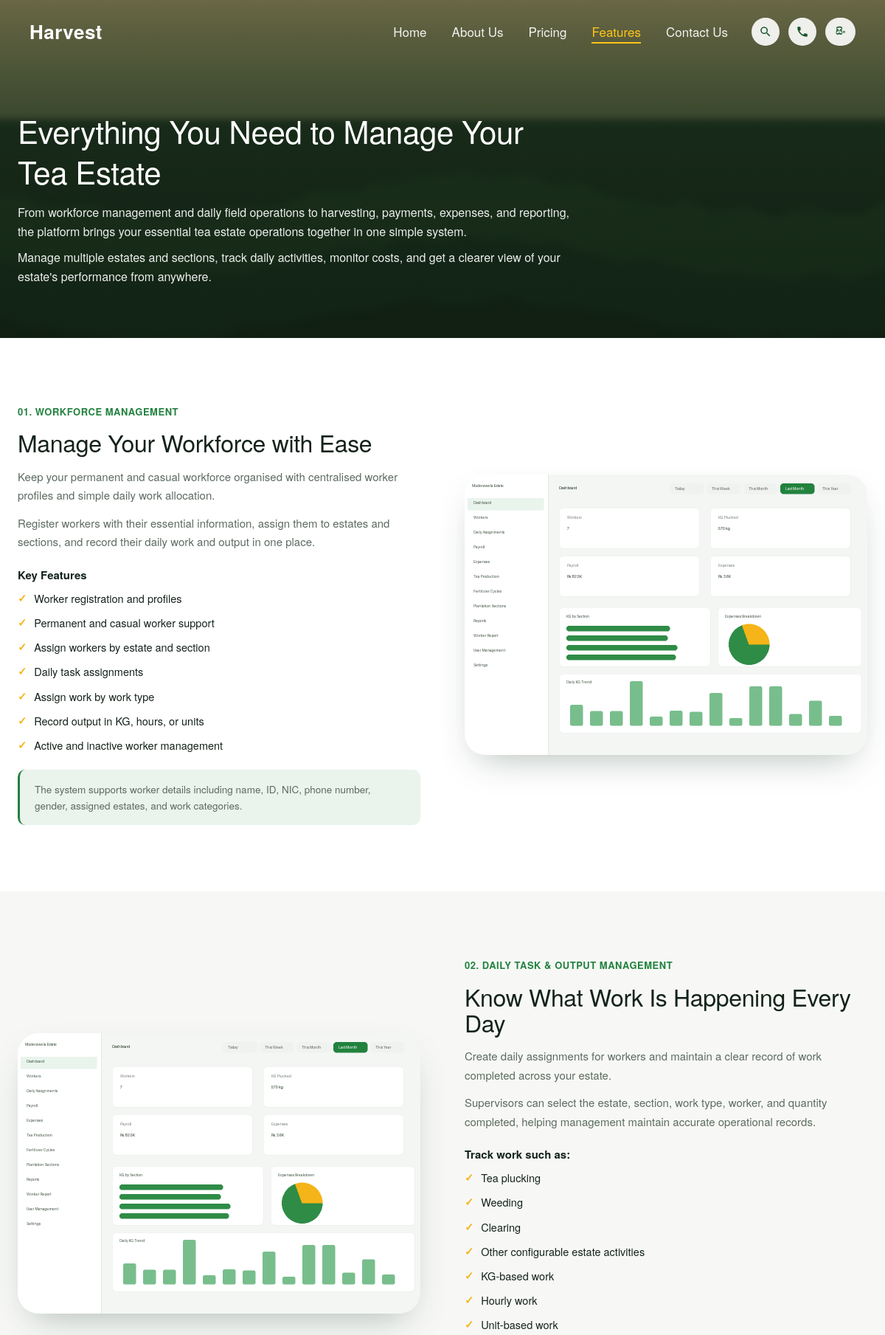
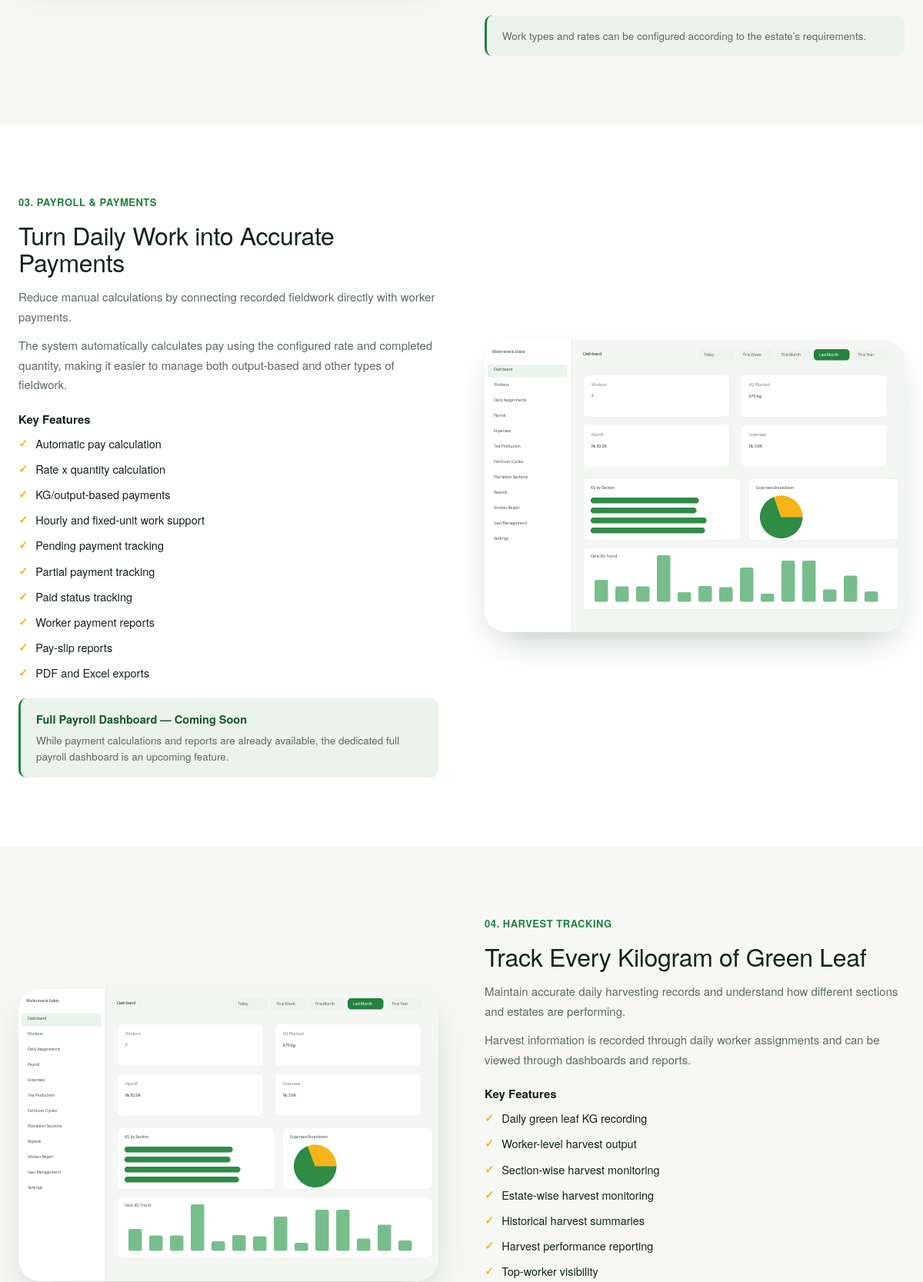
The page /features.php (upper part) on the database its author committed (2 pictures, top to bottom).
### tables this page shows
CREATE TABLE IF NOT EXISTS `feature_sections` (
  `id` INT(11) NOT NULL AUTO_INCREMENT,
  `kicker` VARCHAR(150) DEFAULT NULL,
  `title` VARCHAR(255) NOT NULL,
  `intro` TEXT DEFAULT NULL,
  `body` TEXT DEFAULT NULL,
  `list1_heading` VARCHAR(150) DEFAULT NULL,
  `list1_items` TEXT DEFAULT NULL,
  `list2_heading` VARCHAR(150) DEFAULT NULL,
  `list2_items` TEXT DEFAULT NULL,
  `note` TEXT DEFAULT NULL,
  `image` VARCHAR(255) DEFAULT NULL,
  `sort_order` INT(11) NOT NULL DEFAULT 0,
  `is_active` TINYINT(1) NOT NULL DEFAULT 1,
  PRIMARY KEY (`id`)
);

### includes/functions.php (called while the page is built, shortened)
<?php
require_once __DIR__ . '/config.php';
function current_lang(): string
{
    return CURRENT_LANG;
}
function translate(?string $text): string
{
    $text = (string)$text;
    if ($text === '' || current_lang() !== 'si') {
        return $text;
    }
    return $GLOBALS['TRANSLATIONS_SI'][$text] ?? $text;
}
function t(?string $text): string
{
    return translate($text);
}
function get_settings(): array
{
    global $pdo;
    static $cache = null;
    if ($cache !== null) {
        return $cache;
    }
    $cache = [];
    $rows = $pdo->query("SELECT setting_key, setting_value FROM settings")->fetchAll();
    foreach ($rows as $row) {
        $cache[$row['setting_key']] = $row['setting_value'];
    }
    return $cache;
}
function setting(string $key, string $default = ''): string
{
    $settings = get_settings();
    $value = isset($settings[$key]) && $settings[$key] !== '' ? $settings[$key] : $default;
    return translate($value);
}
function e(?string $value): string
{
    return htmlspecialchars((string)$value, ENT_QUOTES, 'UTF-8');
}
function resolve_image_url(string $value, string $fallback = ''): string
{
    if ($value === '') {
        return $fallback;
    }
    return UPLOAD_URL . ltrim($value, '/');
}
function image_url(string $key, string $fallback = ''): string
{
    return resolve_image_url(setting($key, ''), $fallback);
}
function get_feature_sections(): array
{
    global $pdo;
    $rows = $pdo->query(
        "SELECT * FROM feature_sections WHERE is_active = 1 ORDER BY sort_order ASC, id ASC"
    )->fetchAll();
    $translatable = ['kicker', 'title', 'intro', 'body', 'list1_heading', 'list1_items', 'list2_heading', 'list2_items', 'note'];
    foreach ($rows as &$row) {
        foreach ($translatable as $field) {
            if (isset($row[$field])) {
                $row[$field] = translate($row[$field]);
            }
        }
    }
    return $rows;
}
    ?>

### includes/maintenance-gate.php (called while the page is built, shortened)
<?php
if (setting('maintenance_mode') === '1' && empty($_SESSION['admin_id'])) {
    http_response_code(503);
    header('Retry-After: 3600');
    $mTitle = setting('maintenance_title', 'We\'ll be right back');
    $mMsg   = setting('maintenance_message', 'We\'re currently performing scheduled maintenance. Please check back shortly.');
    $mBrand = setting('brand_name', 'Harvest');
    $mFavicon = image_url('favicon');
    ?>
<!DOCTYPE html>
<html lang="<?= e(current_lang()) ?>">
<head>
<meta charset="UTF-8">
<meta name="viewport" content="width=device-width, initial-scale=1.0">
<?php if ($mFavicon !== ''): ?><link rel="icon" href="<?= e($mFavicon) ?>"><?php endif; ?>
<title><?= e($mTitle) ?> — <?= e($mBrand) ?></title>
<style>
  * { margin: 0; padding: 0; box-sizing: border-box; }
  body {
    min-height: 100vh; display: flex; align-items: center; justify-content: center;
    background: #0f3d1e; color: #fff; font-family: "Helvetica Neue", Helvetica, Arial, sans-serif; text-align: center; padding: 24px;
  }
  .m-box { max-width: 480px; }
  .m-brand { font-family: "Helvetica Neue", Helvetica, Arial, sans-serif; font-weight: 600; font-size: 22px; margin-bottom: 28px; color: #f5b418; }
  h1 { font-family: "Helvetica Neue", Helvetica, Arial, sans-serif; font-weight: 300; font-size: 32px; margin-bottom: 14px; }
  p { font-size: 15px; line-height: 1.6; color: #d7e2da; }
</style>
</head>
<body>
  <div class="m-box">
    <div class="m-brand"><?= e($mBrand) ?> Pro</div>
    <h1><?= e($mTitle) ?></h1>
    <p><?= nl2br_e($mMsg) ?></p>
  </div>
</body>
</html>
<?php
    exit;
}

### features.php (the view, shortened to what this page needs)
<?php
require_once __DIR__ . '/includes/functions.php';
require_once __DIR__ . '/includes/maintenance-gate.php';
$brandName    = setting('brand_name', 'Harvest');
$brandLogo    = setting('brand_logo', '');
$brandLogoUrl = $brandLogo ? image_url('brand_logo') : '';
$brandLogoWhite  = setting('brand_logo_white', '');
$brandLogoNavUrl = $brandLogoWhite ? image_url('brand_logo_white') : $brandLogoUrl;
$fpTitle  = setting('features_page_title', 'Everything You Need to Manage Your Tea Estate');
$fpPara1  = setting('features_page_para_1', '');
$fpPara2  = setting('features_page_para_2', '');
$fpBanner = image_url('features_page_bg_image', 'assets/images/hero-bg.jpg');
$sections = get_feature_sections();
?>
<!DOCTYPE html>
<html lang="<?= e(current_lang()) ?>">
<head>
<link rel="stylesheet" href="assets/css/style.css?v=1.3">
</head>
<body>
<?php $activeNav = 'features'; require __DIR__ . '/includes/site-nav.php'; ?>
<header class="page-banner" style="background-image:linear-gradient(rgba(10,20,12,.5),rgba(10,20,12,.68)),url('<?= e($fpBanner) ?>');">
  <div class="container">
    <div class="page-banner-inner" style="max-width:760px;">
      <h1><?= e($fpTitle) ?></h1>
      <?php if ($fpPara1): ?><p><?= e($fpPara1) ?></p><?php endif; ?>
      <?php if ($fpPara2): ?><p style="margin-top:10px;"><?= e($fpPara2) ?></p><?php endif; ?>
    </div>
  </div>
</header>
<div class="feature-rows">
  <?php foreach ($sections as $i => $s):
      $img = resolve_image_url($s['image'] ?? '', 'assets/images/dashboard.png');
      $list1Items = array_filter(array_map('trim', explode("\n", $s['list1_items'] ?? '')));
      $list2Items = array_filter(array_map('trim', explode("\n", $s['list2_items'] ?? '')));
      $noteParts  = $s['note'] ? explode('|', $s['note'], 2) : [];
  ?>
    <section class="feature-row section">
      <div class="container feature-row-inner">
        <div class="feature-text">
          <?php if (!empty($s['kicker'])): ?>
            <span class="feature-kicker"><?= e(sprintf('%02d.', $i + 1)) ?> <?= e($s['kicker']) ?></span>
          <?php endif; ?>
          <h2><?= e($s['title']) ?></h2>
          <?php if (!empty($s['intro'])): ?><p><?= e($s['intro']) ?></p><?php endif; ?>
          <?php if (!empty($s['body'])): ?><p><?= e($s['body']) ?></p><?php endif; ?>
          <?php if ($list1Items): ?>
            <?php if (!empty($s['list1_heading'])): ?><h4 class="feature-list-heading"><?= e($s['list1_heading']) ?></h4><?php endif; ?>
            <ul class="feature-list">
              <?php foreach ($list1Items as $item): ?><li><span class="tick">&#10003;</span> <?= e($item) ?></li><?php endforeach; ?>
            </ul>
          <?php endif; ?>
          <?php if ($list2Items): ?>
            <ul class="feature-list">
              <?php foreach ($list2Items as $item): ?><li><span class="tick">&#10003;</span> <?= e($item) ?></li><?php endforeach; ?>
            </ul>
          <?php endif; ?>
          <?php if ($noteParts): ?>
            <div class="feature-note">
              <?php if (count($noteParts) > 1): ?>
                <strong><?= e(trim($noteParts[0])) ?></strong><?= e(trim($noteParts[1])) ?>
              <?php else: ?>
                <?= e(trim($noteParts[0])) ?>
              <?php endif; ?>
            </div>
          <?php endif; ?>
        </div>
        <div class="feature-media" data-bg="url('<?= e($img) ?>')"></div>
      </div>
    </section>
  <?php endforeach; ?>
</div>
<?php require __DIR__ . '/includes/site-footer.php'; ?>

### includes/site-nav.php (shortened to what this page needs)
<?php
$activeNav = $activeNav ?? '';
$priceLink = setting('price_link', '#');
$langNext  = current_lang() === 'si' ? 'en' : 'si';
$langLabel = current_lang() === 'si' ? 'EN' : 'සිං';
$langAria  = current_lang() === 'si' ? 'Switch to English' : 'Switch to Sinhala';
?>
<div class="nav-fixed" id="navFixed">
  <nav class="navbar">
    <a href="/" class="brand">
      <?php if ($brandLogoNavUrl): ?>
        <img src="<?= e($brandLogoNavUrl) ?>" alt="<?= e($brandName) ?>" class="brand-img brand-img-top">
      <?php else: ?>
        <span class="brand-mark brand-img-top"><?= e($brandName) ?></span>
      <?php endif; ?>
    </a>
    <ul class="nav-links" id="navLinks">
      <li><a href="/" class="<?= $activeNav === 'home' ? 'active' : '' ?>"><?= e(t('Home')) ?></a></li>
      <li><a href="/about" class="<?= $activeNav === 'about' ? 'active' : '' ?>"><?= e(t('About Us')) ?></a></li>
      <li><a href="<?= e($priceLink) ?>"><?= e(t('Pricing')) ?></a></li>
      <li><a href="/features" class="<?= $activeNav === 'features' ? 'active' : '' ?>"><?= e(t('Features')) ?></a></li>
      <li><a href="/contact" class="<?= $activeNav === 'contact' ? 'active' : '' ?>"><?= e(t('Contact Us')) ?></a></li>
    </ul>
    <div class="nav-actions">
      <button class="nav-icon" aria-label="<?= e(t('Search')) ?>">
        <svg viewBox="0 0 24 24" width="18" height="18"><path fill="currentColor" d="M15.5 14h-.79l-.28-.27a6.5 6.5 0 1 0-.7.7l.27.28v.79l5 4.99L20.49 19l-4.99-5Zm-6 0A4.5 4.5 0 1 1 14 9.5 4.49 4.49 0 0 1 9.5 14Z"/></svg>
      </button>
      <button class="nav-icon" aria-label="<?= e(t('Call')) ?>">
        <svg viewBox="0 0 24 24" width="18" height="18"><path fill="currentColor" d="M6.62 10.79a15.53 15.53 0 0 0 6.59 6.59l2.2-2.2a1 1 0 0 1 1.02-.24 11.36 11.36 0 0 0 3.57.57 1 1 0 0 1 1 1V20a1 1 0 0 1-1 1A17 17 0 0 1 3 4a1 1 0 0 1 1-1h3.5a1 1 0 0 1 1 1 11.36 11.36 0 0 0 .57 3.57 1 1 0 0 1-.25 1.02l-2.2 2.2Z"/></svg>
      </button>
      <a href="?lang=<?= e($langNext) ?>" class="nav-icon nav-lang" aria-label="<?= e($langAria) ?>"><?= e($langLabel) ?></a>
    </div>
  </nav>
</div>

### includes/site-footer.php (shortened to what this page needs)
</body>
</html>

### assets/css/style.css (style rules this page uses)
:root { --green-900: #0f3d1e; --green-800: #14562a; --green-700: #1c6b34; --green-600: #22823f; --green-500: #2f9d4e; --green-050: #eaf3ec; --gold: #f5b418; --gold-soft: #f6c243; --ink: #14231a; --muted: #5c6b60; --line: #e3e8e3; --white: #ffffff; --cream: #f7f8f6; --radius: 18px; --radius-lg: 28px; --shadow: 0 20px 50px -20px rgba(15, 45, 25, .35); --maxw: 1200px; }
* { margin: 0; padding: 0; box-sizing: border-box; }
html { scroll-behavior: smooth; }
body { font-family: "Helvetica Neue", Helvetica, Arial, sans-serif; color: var(--ink); background: var(--white); line-height: 1.6; overflow-x: hidden; overflow-wrap: break-word; -webkit-text-size-adjust: 100%; }
.reveal { opacity: 0; transform: translateY(28px); transition: opacity .7s ease, transform .7s ease; }
.reveal.in-view { opacity: 1; transform: translateY(0); }
h1, h2, h3, h4, h5, h6 { font-family: "Helvetica Neue", Helvetica, Arial, sans-serif; font-weight: 300; }
a { text-decoration: none; color: inherit; }
ul { list-style: none; }
.container { width: 100%; max-width: var(--maxw); margin: 0 auto; padding: 0 24px; }
.section { padding: 90px 0; }
.hero-title, .why-heading, .features-title, .how-title, .cta-title, .page-banner h1, .feature-text h2, .about-story-panel h2, .partners-head h2, .why-choose-title, .contact-form-inner h2 { line-height: 1.08; letter-spacing: -.01em; }
.nav-fixed { position: fixed; top: 0; left: 0; right: 0; z-index: 100; transition: background .25s ease, box-shadow .25s ease; }
.navbar { display: flex; align-items: center; justify-content: space-between; padding: 22px 40px; max-width: 1320px; margin: 0 auto; width: 100%; }
.brand-mark { font-family: "Helvetica Neue", Helvetica, Arial, sans-serif; font-size: 26px; font-weight: 600; color: #fff; letter-spacing: .5px; }
.nav-links { display: flex; gap: 34px; margin-left: auto; }
.nav-links a { position: relative; color: #fff; font-size: 17px; font-weight: 400; opacity: .92; transition: color .2s; }
.nav-links a::after { content: ''; position: absolute; left: 0; right: 100%; bottom: -4px; height: 2px; background: #FFC517; transition: right .25s ease; }
.nav-links a:hover, .nav-links a.active { color: #FFC517; opacity: 1; }
.nav-links a:hover::after, .nav-links a.active::after { right: 0; }
.nav-actions { display: flex; gap: 12px; margin-left: 32px; }
.nav-icon { width: 38px; height: 38px; border-radius: 50%; background: rgba(255,255,255,.9); color: var(--green-800); display: grid; place-items: center; border: none; cursor: pointer; transition: transform .2s; }
.nav-lang { width: auto; padding: 0 14px; border-radius: 20px; font-size: 13px; font-weight: 700; letter-spacing: .02em; }
.page-banner { background-size: cover; background-position: center; color: #fff; padding: 150px 0 70px; }
.page-banner-inner { max-width: 700px; text-align: left; }
.page-banner h1 { font-size: 42px; line-height: 1.3; margin-bottom: 16px; }
.page-banner p { opacity: .92; font-size: 16px; }
.feature-row:nth-of-type(even) { background: var(--cream); }
.feature-row-inner { display: grid; grid-template-columns: 1fr 1fr; gap: 60px; align-items: center; }
.feature-row:nth-of-type(even) .feature-media { order: -1; }
.feature-kicker { display: block; color: var(--green-600); font-weight: 600; font-size: 13px; letter-spacing: .04em; text-transform: uppercase; margin-bottom: 14px; }
.feature-text h2 { font-size: 32px; margin-bottom: 16px; }
.feature-text p { color: var(--muted); font-size: 15px; line-height: 1.7; margin-bottom: 12px; }
.feature-list-heading { font-size: 15px; font-weight: 600; color: var(--ink); margin: 20px 0 8px; }
.feature-list { list-style: none; margin: 6px 0 0; padding: 0; }
.feature-list li { display: flex; align-items: flex-start; gap: 10px; font-size: 14.5px; color: var(--ink); margin-bottom: 10px; }
.feature-list .tick { color: var(--gold); font-weight: 700; flex-shrink: 0; }
.feature-note { margin-top: 22px; padding: 16px 20px; background: var(--green-050); border-left: 3px solid var(--green-600); border-radius: 10px; font-size: 13.5px; color: var(--muted); line-height: 1.6; }
.feature-note strong { display: block; color: var(--green-800); font-size: 14.5px; margin-bottom: 4px; }
.feature-media { background-color: var(--cream); border-radius: var(--radius-lg); background-size: cover; background-position: center; min-height: 380px; box-shadow: var(--shadow); }

### rows shown on the page
feature_sections: i "01.", kicker "WORKFORCE MANAGEMENT", title "Manage Your Workforce with Ease", intro "Keep your permanent and casual workforce organised with centralised worker profiles and simple daily work allocation.", body "Register workers with their essential information, assign them to estates and sections, and record their daily work and output in one place.", list1_heading "Key Features", list1_items "Worker registration and profiles", list1_items "Permanent and casual worker support", list1_items "Assign workers by estate and section", list1_items "Daily task assignments", list1_items "Assign work by work type", list1_items "Record output in KG, hours, or units", list1_items "Active and inactive worker management", note "The system supports worker details including name, ID, NIC, phone number, gender, assigned estates, and work categories."
feature_sections: i "02.", kicker "DAILY TASK & OUTPUT MANAGEMENT", title "Know What Work Is Happening Every Day", intro "Create daily assignments for workers and maintain a clear record of work completed across your estate.", body "Supervisors can select the estate, section, work type, worker, and quantity completed, helping management maintain accurate operational records.", list1_heading "Track work such as:", list1_items "Tea plucking", list1_items "Weeding", list1_items "Clearing", list1_items "Other configurable estate activities", list2_items "KG-based work", list2_items "Hourly work", list2_items "Unit-based work", note "Work types and rates can be configured according to the estate's requirements."
feature_sections: i "03.", kicker "PAYROLL & PAYMENTS", title "Turn Daily Work into Accurate Payments", intro "Reduce manual calculations by connecting recorded fieldwork directly with worker payments.", body "The system automatically calculates pay using the configured rate and completed quantity, making it easier to manage both output-based and other types of fieldwork.", list1_heading "Key Features", list1_items "Automatic pay calculation", list1_items "Rate x quantity calculation", list1_items "KG/output-based payments", list1_items "Hourly and fixed-unit work support", list1_items "Pending payment tracking", list1_items "Partial payment tracking", list1_items "Paid status tracking", list1_items "Worker payment reports", list1_items "Pay-slip reports", list1_items "PDF and Excel exports", note "Full Payroll Dashboard — Coming Soon", note "While payment calculations and reports are already available, the dedicated full payroll dashboard is an upcoming feature."
feature_sections: i "04.", kicker "HARVEST TRACKING", title "Track Every Kilogram of Green Leaf", intro "Maintain accurate daily harvesting records and understand how different sections and estates are performing.", body "Harvest information is recorded through daily worker assignments and can be viewed through dashboards and reports.", list1_heading "Key Features", list1_items "Daily green leaf KG recording", list1_items "Worker-level harvest output", list1_items "Section-wise harvest monitoring", list1_items "Estate-wise harvest monitoring", list1_items "Historical harvest summaries", list1_items "Harvest performance reporting", list1_items "Top-worker visibility"

### other values the page prints
$brandName "Harvest"
t('Home') "Home"
t('About Us') "About Us"
t('Pricing') "Pricing"
t('Features') "Features"
t('Contact Us') "Contact Us"
$langLabel "සිං"
$fpTitle "Everything You Need to Manage Your Tea Estate"
$fpPara1 "From workforce management and daily field operations to harvesting, payments, expenses, and reporting, the platform brings your essential tea estate operations together in one simple system."
$fpPara2 "Manage multiple estates and sections, track daily activities, monitor costs, and get a clearer view of your estate's performance from anywhere."
